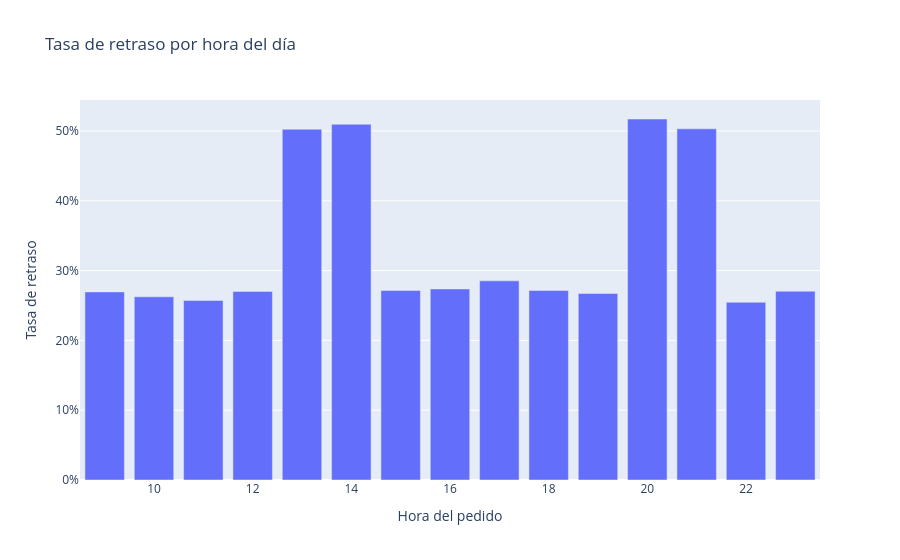

Notebook code for this chart:
### Markdown cell above
## 6. Análisis exploratorio con visualizaciones interactivas (Plotly)

### Visualización 1 — Barras: tasa de retraso por hora del día

### Code cell
por_hora = df.groupby("hora_pedido", as_index=False)["retrasado"].mean()
fig = px.bar(por_hora, x="hora_pedido", y="retrasado",
             title="Tasa de retraso por hora del día",
             labels={"hora_pedido": "Hora del pedido",
                     "retrasado": "Tasa de retraso"})
fig.update_layout(yaxis_tickformat=".0%")
fig.show()

### Figure 1 — Plotly figure (JSON) as saved in the notebook; plotly's stock layout.template omitted (floating-point values rounded to 4 significant figures)
{"data": [{"hovertemplate": "Hora del pedido=%{x}<br>Tasa de retraso=%{y}<extra></extra>", "legendgroup": "", "marker": {"color": "#636efa", "pattern": {"shape": ""}}, "name": "", "orientation": "v", "showlegend": false, "textposition": "auto", "type": "bar", "x": [9, 10, 11, 12, 13, 14, 15, 16, 17, 18, 19, 20, 21, 22, 23], "xaxis": "x", "y": [0.2695, 0.2625, 0.2572, 0.2702, 0.5026, 0.5096, 0.2714, 0.2737, 0.2853, 0.2715, 0.2672, 0.5172, 0.5031, 0.2546, 0.2705], "yaxis": "y"}], "layout": {"barmode": "relative", "legend": {"tracegroupgap": 0}, "title": {"text": "Tasa de retraso por hora del día"}, "xaxis": {"anchor": "y", "domain": [0, 1], "title": {"text": "Hora del pedido"}}, "yaxis": {"anchor": "x", "domain": [0, 1], "tickformat": ".0%", "title": {"text": "Tasa de retraso"}}}}
